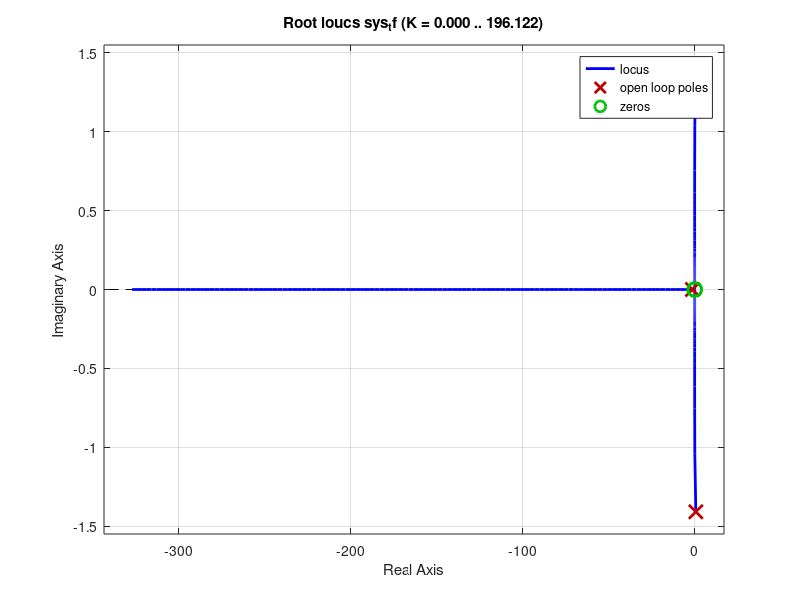

The MATLAB script that drew this image:
clc;
clear all;
close all;
num=[5 1 0];
deno = [3 1 2 10]
%create TF
H=tf(num,deno);
sys_tf=tf(H)

disp('transfer function H(s):');
disp(sys_tf);
pzmap(sys_tf)
title("Pole zero plot");
xlabel("real axis--->");
ylabel("Imaginary axis--->");
rlocus(sys_tf);
